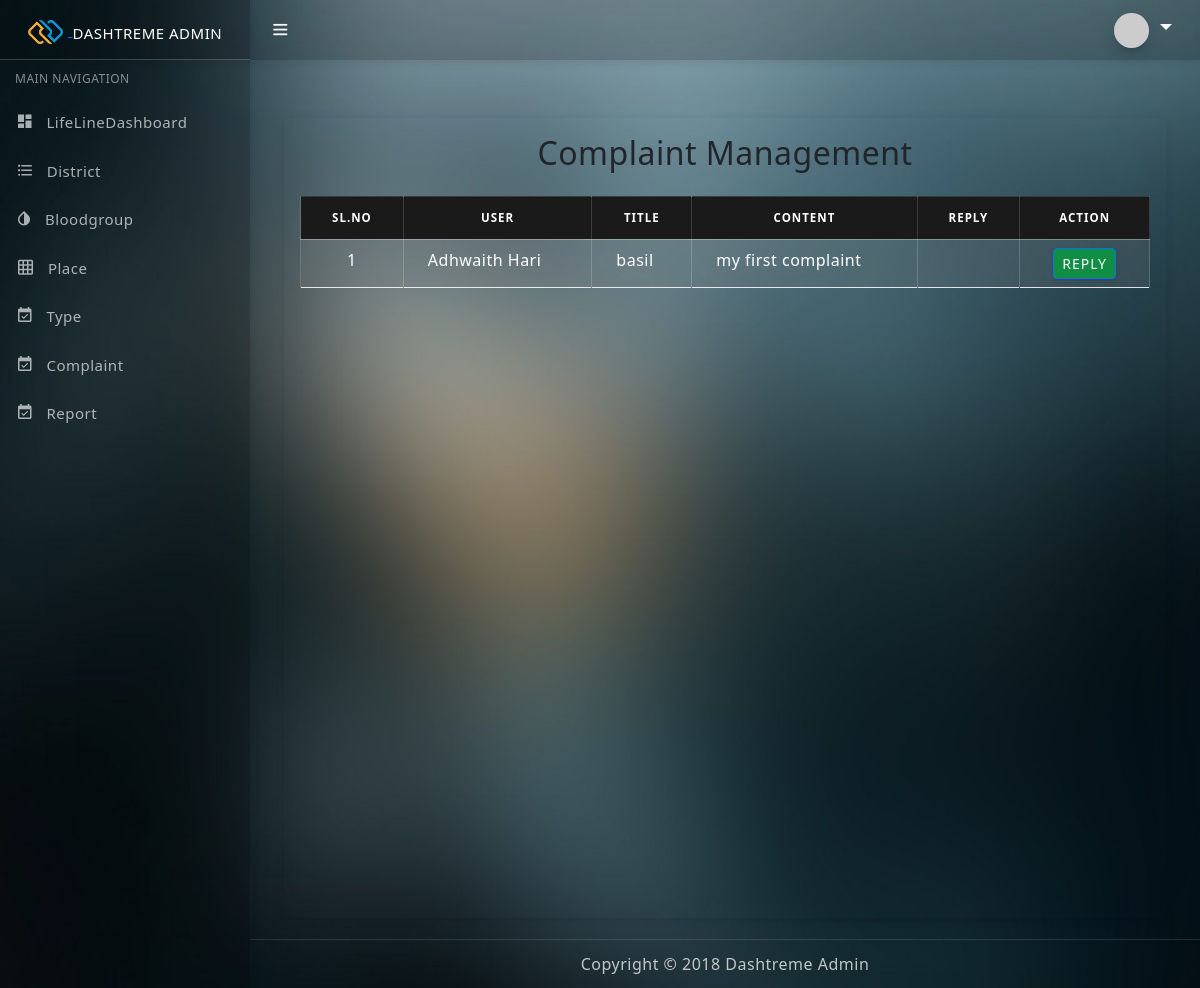
/Project/Admin/Complaint.php, run on the app's committed database.
### tables this page shows
CREATE TABLE `tbl_complaint` (
  `complaint_id` int(10) NOT NULL,
  `complaint_title` varchar(100) NOT NULL,
  `complaint_description` varchar(100) NOT NULL,
  `complaint_reply` varchar(100) NOT NULL,
  `complaint_status` varchar(100) NOT NULL,
  `complaint_date` date NOT NULL,
  `user_id` int(10) NOT NULL
);

CREATE TABLE `tbl_user` (
  `user_id` int(11) NOT NULL,
  `user_name` varchar(100) NOT NULL,
  `user_address` varchar(200) NOT NULL,
  `user_email` varchar(300) NOT NULL,
  `place_id` int(100) NOT NULL,
  `gender` varchar(100) NOT NULL,
  `user_password` varchar(150) NOT NULL,
  `user_contact` varchar(11) NOT NULL,
  `user_dob` date DEFAULT NULL,
  `user_photo` varchar(100) NOT NULL,
  `user_status` int(11) NOT NULL DEFAULT 0,
  `user_height` varchar(30) NOT NULL,
  `user_weight` varchar(30) NOT NULL,
  `blood_id` int(11) NOT NULL
);

### Project/Admin/Complaint.php (the view, shortened to what this page needs)
<?php
include('Head.php');
include("../Assets/Connection/connection.php");
$selQry = "SELECT * FROM tbl_Complaint c
            INNER JOIN tbl_user u ON c.user_id = u.user_id";
$resQry = $Conn->query($selQry);
?>
<!DOCTYPE html>
<html lang="en">
<head>
    <link href="https://cdn.jsdelivr.net/npm/bootstrap@5.3.0-alpha1/dist/css/bootstrap.min.css" rel="stylesheet">
</head>
<body>
<div class="container-fluid mt-5" style="height: 100vh;">
    <div class="row h-100">
        <div class="col-12 h-100">
            <div class="card h-100">
                <div class="card-body d-flex flex-column h-100">
                    <h2 class="text-center mb-4">Complaint Management</h2>
                    <form id="form1" name="form1" method="post" action="" class="flex-grow-1">
                        <div class="table-responsive h-100">
                            <table class="table table-hover table-bordered table-striped">
                                <thead class="table-dark">
                                    <tr>
                                        <th class="text-center">Sl.No</th>
                                        <th class="text-center">User</th>
                                        <th class="text-center">Title</th>
                                        <th class="text-center">Content</th>
                                        <th class="text-center">Reply</th>
                                        <th class="text-center">Action</th>
                                    </tr>
                                </thead>
                                <tbody>
                                    <?php
                                    $i = 0;
                                    while ($datauser = $resQry->fetch_assoc()) {
                                        $i++;
                                    ?>
                                        <tr>
                                            <td class="text-center"><?php echo $i; ?></td>
                                            <td><?php echo htmlspecialchars($datauser['user_name']); ?></td>
                                            <td><?php echo htmlspecialchars($datauser['complaint_title']); ?></td>
                                            <td><?php echo htmlspecialchars($datauser['complaint_description']); ?></td>
                                            <td><?php echo htmlspecialchars($datauser['complaint_reply']); ?></td>
                                            <td class="text-center">
                                                <a href="Reply.php?cid=<?php echo $datauser['complaint_id']; ?>" class="btn btn-sm btn-primary">Reply</a>
                                            </td>
                                        </tr>
                                    <?php
                                    }
                                    ?>
                                </tbody>
                            </table>
                        </div>
                    </form>
                </div>
            </div>
        </div>
    </div>
</div>
</body>
</html>
<?php
include('Foot.php');
?>

### Project/Admin/Complaint.php (style rules this page uses)
body { background-color: #343a40; color: white; }
.card { background-color: transparent; border: none; }
.form-control, .btn { background-color: #495057; color: white; }
.table { background-color: transparent; }
.table td, .table th { color: white; background-color: rgba(255, 255, 255, 0.1); }
.table th, .table td { color: white; }
.table-striped>tbody>tr:nth-of-type(odd)>* { --bs-table-accent-bg: var(--bs-table-striped-bg); color:white; }
.form-control, .btn { background-color: #108e43; color: white; }

### data on the page
tbl_complaint: user.user_name "Adhwaith Hari", complaint_title "basil", complaint_description "my first complaint"
